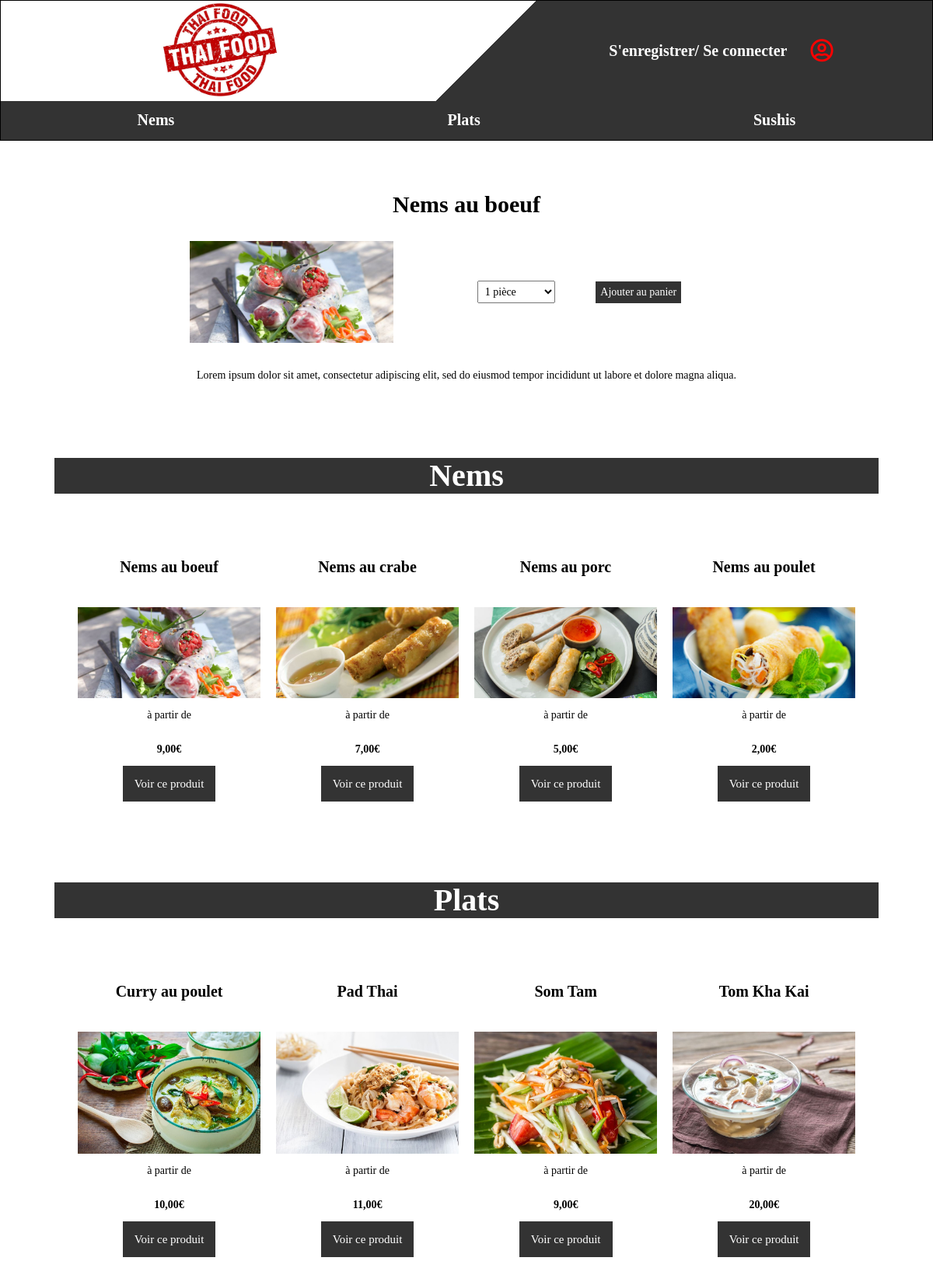
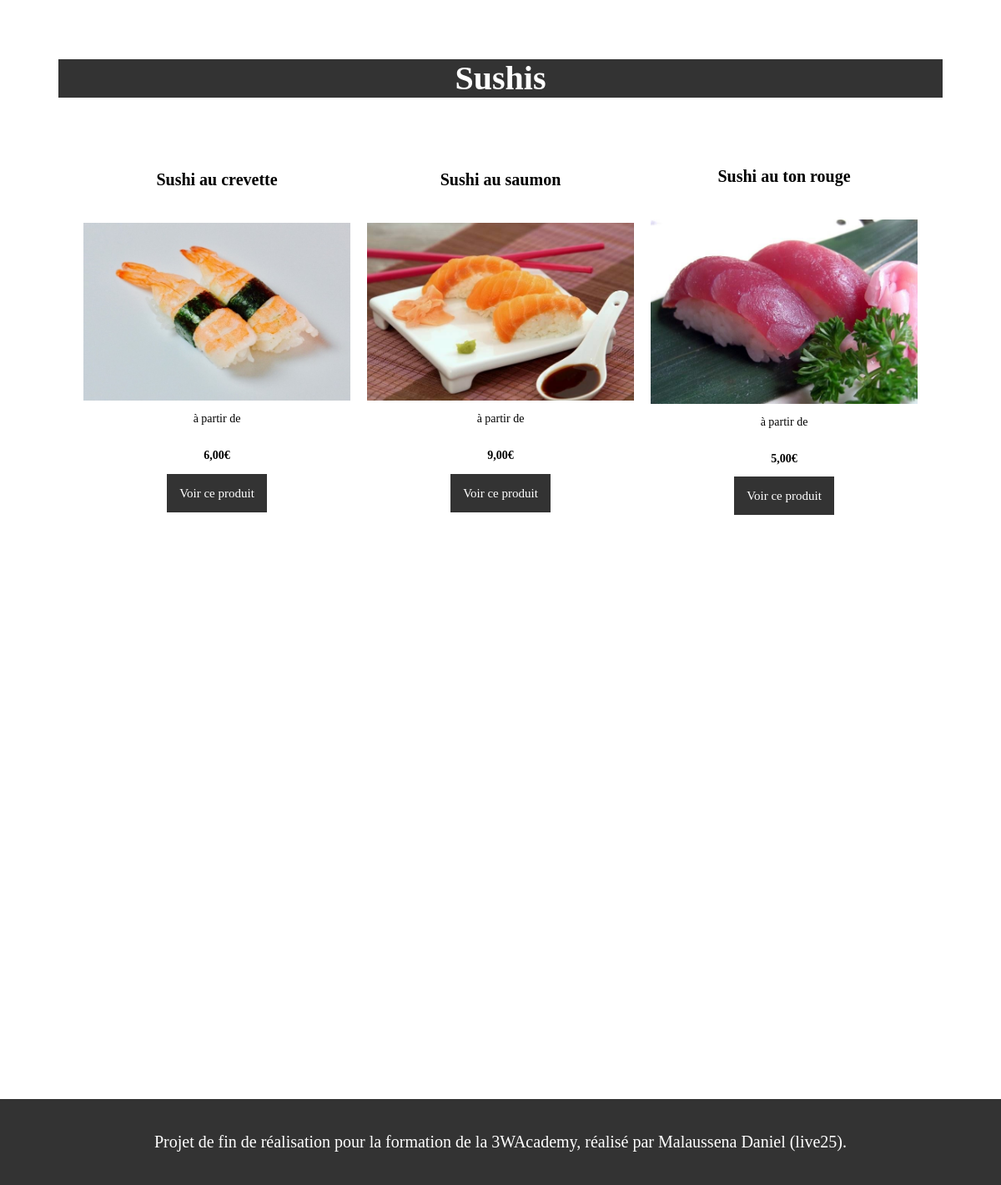
Screenshot of /product.php?id=1 with the database file from the repository (2 pictures, top to bottom).
### tables this page shows
CREATE TABLE IF NOT EXISTS `products` (
  `id` int(8) UNSIGNED NOT NULL AUTO_INCREMENT,
  `picture` varchar(255) NOT NULL,
  `description` varchar(255) NOT NULL,
  `category` varchar(255) NOT NULL,
  `price` decimal(6,2) UNSIGNED NOT NULL,
  `name` varchar(255) NOT NULL,
  PRIMARY KEY (`id`)
);

### models/product.class.php (called while the page is built)
<?php
class Product
{
    protected $db;
    public function __construct(PDO $db)
    {
        $this->db = $db;
    }
    public function getAllNems()
    {
        $req = $this->db->prepare('SELECT * FROM products WHERE category = "nems" ');
        $req->execute();
        return $products = $req->fetchAll();
    }
    public function getAllSushis()
    {
        $req = $this->db->prepare('SELECT * FROM products WHERE category = "sushis" ');
        $req->execute();
        return $products = $req->fetchAll();
    }
    public function getAllPlats()
    {
        $req = $this->db->prepare('SELECT * FROM products WHERE category = "plats" ');
        $req->execute();
        return $products = $req->fetchAll();
    }
    public function getProductById($id)
    {
        $req = $this->db->prepare('SELECT * FROM products WHERE id = :id');
        $req->bindValue(':id', $id, PDO::PARAM_INT);
        $req->execute();
        return $id = $req->fetch();
    }
}

### product.php (the view, shortened to what this page needs)
<?php
include "header.php";
require 'models/product.class.php';
$productsManager = new Product($db);
$productsNems = $productsManager->getAllNems();
$productsSushis = $productsManager->getAllSushis();
$productsPlats = $productsManager->getAllPlats();
?>
<main class="container">
  <?php if (isset($_GET['id'])) {
        $productById = $productsManager->getProductById($_GET['id']) ?>
        <section>
        <section id="product-selection">
          <section id="product-detail">
              <div id="product-name">
                <h1> <?= $productById['name'] ?> </h1>
              </div>
          </section>
          <section id="product-quantity">
            <img src="src/img/<?= $productById['category'] ?>/<?= $productById['picture'] ?>" alt="<?= $productById['name'] ?>" />
            <div class="price">
            <form method="get" action="product.php">
            <select name="add" id="id_select">
              <option value="1">1 pièce</option>
            </select>
              <button type="submit" class="btndetail">Ajouter au panier</button>
            </form>
            </div>
          </section>
          <section id="product-description">
            <p> <?= $productById['description'] ?> </p>
          </section>
          </section>
  <?php } ?>
  <section class="list">
	  <h2 id="nems">Nems</h2>
    <section>
      <?php foreach($productsNems as $product) { ?>
        <article>
          <h3><?= $product['name'] ?></h3>
          <img src="src/img/<?= $product['category'] ?>/<?= $product['picture'] ?>" alt="<?= $product['name'] ?>" />
          <p>à partir de</p>
          <p><strong><?= number_format($product['price'], 2, ',', ' ') ?>€</strong><p>
          <a class="btn" href="product.php?id=<?= $product['id'] ?>">Voir ce produit</a>
        </article>
      <?php } ?>
    </section>
  </section>
  <section class="list">
    <h2 id="plats">Plats</h2>
    <section>
      <?php foreach($productsPlats as $product) { ?>
        <article>
          <h3> <?= $product['name'] ?> </h3>
          <img src="src/img/<?= $product['category'] ?>/<?= $product['picture'] ?>" alt="<?= $product['name'] ?>" />
          <p>à partir de</p>
          <p><strong><?= number_format($product['price'], 2, ',', ' ') ?>€</strong><p>
          <a class="btn" href="product.php?id=<?= $product['id'] ?>">Voir ce produit</a>
        </article>
      <?php } ?>
    </section>
  </section>
  <section class="list">
    <h2 id="sushis">Sushis</h2>
    <section>
      <?php foreach($productsSushis as $product) { ?>
        <article>
          <h3> <?= $product['name'] ?> </h3>
          <img src="src/img/<?= $product['category'] ?>/<?= $product['picture'] ?>" alt="<?= $product['name'] ?>" />
          <p>à partir de</p>
          <p><strong> <?= number_format($product['price'], 2, ',', ' ') ?>€</strong><p>
          <a class="btn" href="product.php?id=<?= $product['id'] ?>">Voir ce produit</a>
      </article>
    <?php } ?>
    </section>
  </section>
  </main>
  <?php include "footer.php"; ?>

### src/css/style.css (style rules this page uses)
* { box-sizing: border-box; outline: none; }
html { font-size: 62.5%; }
.btn { text-decoration: none; background-color: #333333; padding: 15px; color: white; font-size: 15px; text-align: center; }
main { background-color: white; }
main h1 { font-size: 40px; color:black; text-align: center; margin-bottom: 0px; padding: 30px; }
.container { max-width: 1100px; margin: 0 auto; }
.list { padding: 20px; }
.list article img { width: 100%; margin-right: 10px; margin-top: 20px; }
.list>h2 { font-size: 40px; color: white; text-align: center; background-color: #333333; }
.list section { background-color: white; display: flex; justify-content: space-around; padding: 20px; }
.list section h3 { font-size: 20px; }
.list section p { font-size: 14px; }
.list section article { display: flex; flex-direction: column; text-align: center; padding: 10px; justify-content: center; }
#product-selection { background-color: white; padding: 25px; }
#product-selection p { padding: 20px; margin-bottom: 0px; }
#product-detail { display: flex; justify-content: center; }
#product-detail h1 { font-size: 30px; padding: 20px; margin-bottom: 10px; }
.price select { font-size: 14px; margin-right: 50px; }
#product-quantity { display: flex; justify-content: center; align-items: center; text-align: right; }
#product-quantity img { width: 25%; }
#product-quantity select { width: 100px; padding: 5px; }
button { border: none; margin-right: 80px; }
.btndetail { text-decoration: none; background-color: #333333; padding: 6px; color: white; font-size: 14px; text-align: center; }
#product-description p { font-size: 14px; text-align: center; }
form { width: 450px; margin: 0 auto; }

### rows the page displays
products: name "Nems au boeuf", category+picture (picture), description "Lorem ipsum dolor sit amet, consectetur adipiscing elit, sed do eiusmod tempor incididunt ut labore et dolore magna aliqua.", price "9,00"
products: name "Nems au crabe", category+picture (picture), price "7,00"
products: name "Nems au porc", category+picture (picture), price "5,00"
products: name "Nems au poulet", category+picture (picture), price "2,00"
products: name "Curry au poulet", category+picture (picture), price "10,00"
products: name "Pad Thai", category+picture (picture), price "11,00"
products: name "Som Tam", category+picture (picture), price "9,00"
products: name "Tom Kha Kai", category+picture (picture), price "20,00"
products: name "Sushi au crevette", category+picture (picture), price "6,00"
products: name "Sushi au saumon", category+picture (picture), price "9,00"
products: name "Sushi au ton rouge", category+picture (picture), price "5,00"
